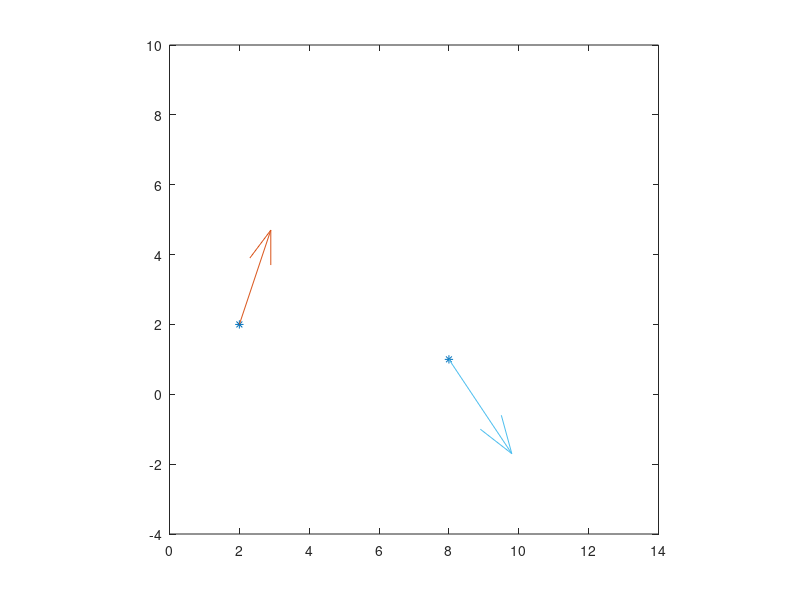

This chart was generated by the following MATLAB code: (Note: this script raises an error after producing the figure.)
px = [2,8];
py = [2,1];
vx =[1, 2];
vy = [3,-3];

plot(px, py, '*');
axis equal;
axis([0 14 -4 10]);
hold on;

quiver(px(1),py(1),vx(1),vy(1));
quiver(px(2),py(2),vx(2),vy(2));

syms d3 d2 d1 d0 t
t0 = -1; t1 = 1;
x(t) = d3*t^3 + d2*t^2 + d1*t + d0;
xd(t) = diff(x(t),t);
ex = [
    x(t0) == px(1),...
    x(t1) == px(2),...
    xd(t0) == vx(1),...
    xd(t1) == vx(2)
    ];

mx = solve(ex,[d3 d2 d1 d0]);
cx(t) = mx.d3*t^3 + mx.d2*t^2 + mx.d1*t +mx.d0;

syms c3 c2 c1 c0
y(t) = c3*t^3 + c2*t^2 + c1*t + c0;
yd(t) = diff(y(t),t);
ey = [
    y(t0) == py(1),...
    y(t1) == py(2),...
    yd(t0) == vy(1),...
    yd(t1) == vy(2)
];
my = solve(ey,[c3 c2 c1 c0]);
cy(t) = my.c3*t^3 + my.c2*t^2 + my.c1*t + my.c0;

fplot(cx(t),cy(t),[t0,t1]);

 px2 = [px(2),12];
 py2 = [py(2),4];
 vx2 = [0];
 vy2 = [8];

plot(px2, py2, '*');
quiver(px2(2),py2(2),vx2(1),vy2(1));
hold on
syms a3 a2 a1 a0 t
x2(t) = a3*t^3 + a2*t^2 +a1*t + a0;
xd2(t) = diff(x2(t),t);
ex2 = [
    x2(t0) == px2(1),...
    x2(t1) == px2(2),...
    xd2(t0) == vx(2),...
    xd2(t1) == vx2(1)
    ];
mx2 = solve(ex2,[a3 a2 a1 a0]);
cx2(t) = mx2.a3*t^3 + mx2.a2*t^2 + mx2.a1*t + mx2.a0;
syms b3 b2 b1 b0
y2(t) = b3*t^3 + b2*t^2 + b1*t + b0;
yd2(t) = diff(y2(t),t);
ey2 = [
    y2(t0) == py2(1),...
    y2(t1) == py2(2),...
    yd2(t0) == vy(2),...
    yd2(t1) == vy2(1)
    ];
my2 = solve(ey2, [b3 b2 b1 b0]);
cy2(t) = my2.b3*t^3 + my2.b2*t^2 + my2.b1*t + my2.b0;
fplot(cx2(t),cy2(t),[t0, t1]);












